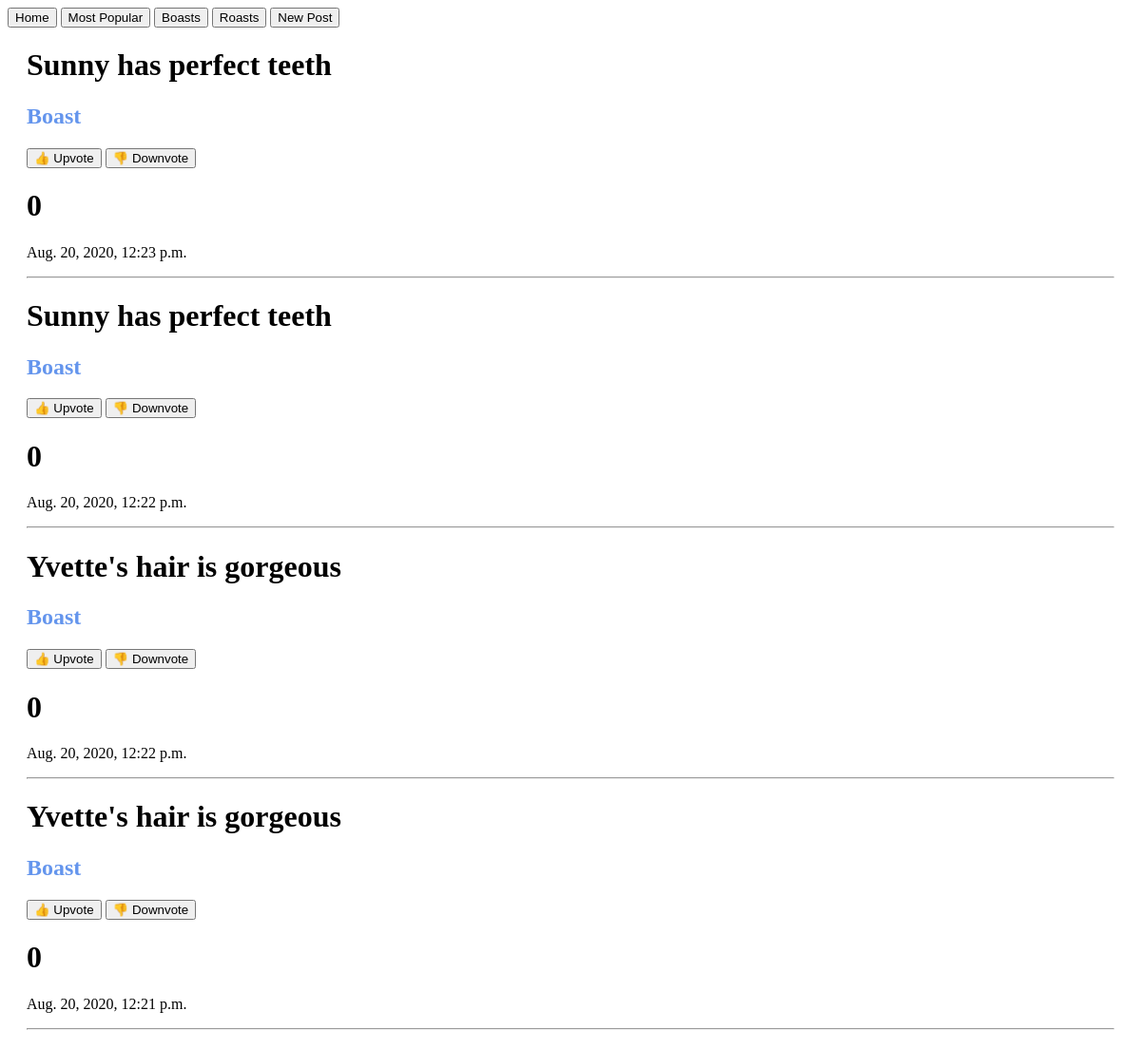
/, run on an earlier commit of the app's database.
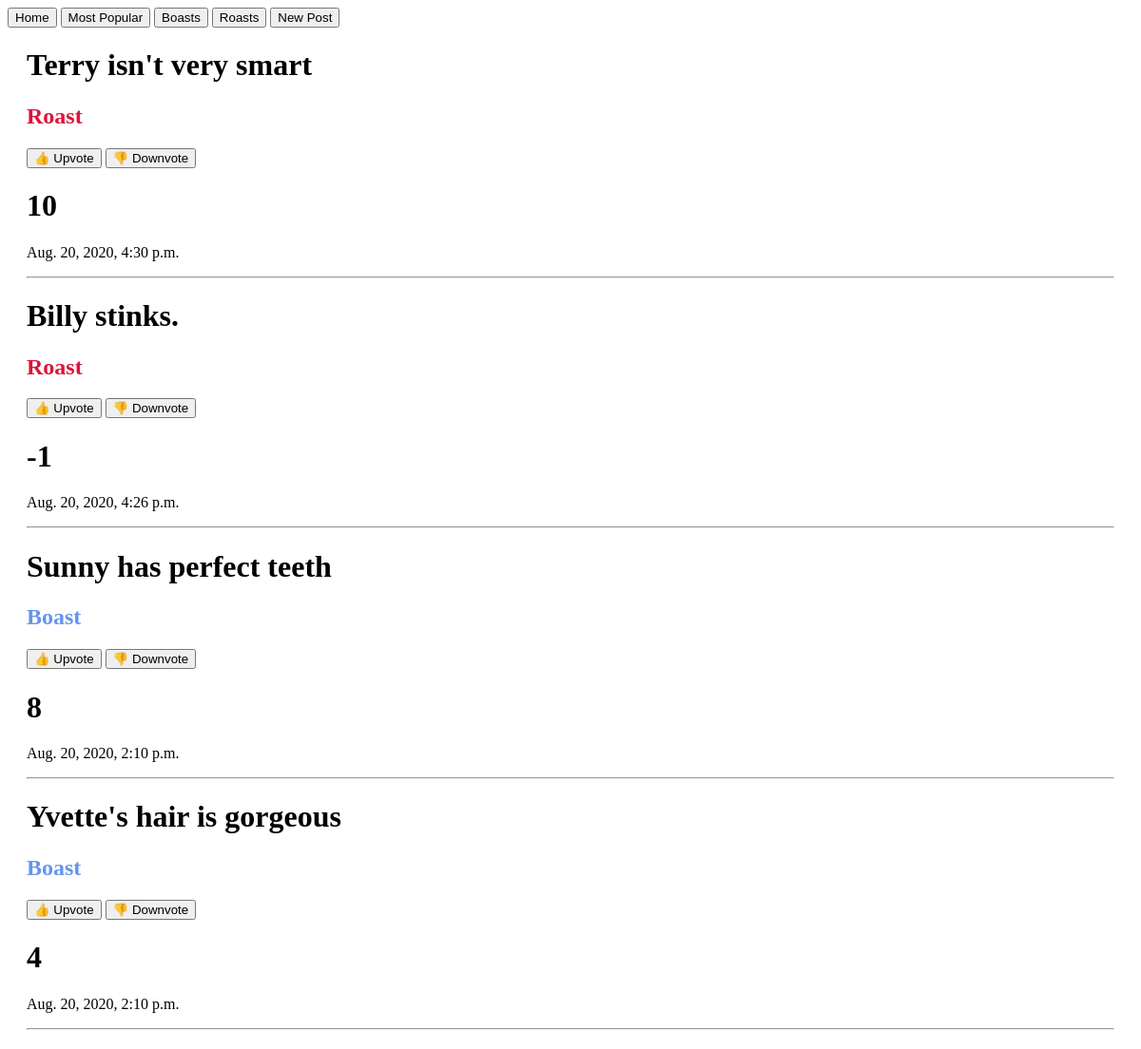
And on a later commit of the database.
### ghostpost_app/models.py (models this page shows, shortened)
class Post(models.Model):
    BOOL_CHOICES = ((True, 'Boast'), (False, 'Roast'))
    is_boast = models.BooleanField(choices=BOOL_CHOICES)
    content = models.CharField(max_length=250)
    upvotes = models.IntegerField(default=0)
    downvotes = models.IntegerField(default=0)
    date = models.DateTimeField(default=timezone.now,
                                blank=True,
                                null=True
                                )
    @property
    def score(self):
        score = 0
        score += self.upvotes
        score -= self.downvotes
        return score

### ghostpost_app/views.py (the view)
# urls.py: path('', home_view, name="homepage"),
def home_view(request):
    posts = Post.objects.all().order_by('-date')
    return render(request, 'homepage.html', {'posts': posts})

### templates/homepage.html (shortened to what this page needs)
<!DOCTYPE html>
<html lang="en">
<head>
</head>
<body>
    <header>
        <a href="/"><button>Home</button></a>
        <a href="/popular"><button>Most Popular</button></a>
        <a href="/boasts"><button>Boasts</button></a>
        <a href="/roasts"><button>Roasts</button></a>
        <a href="/new"><button>New Post</button></a>
    </header>
    <div class="body">
        {% for post in posts %}
            <div class="post">
                <h1>{{ post.content }}</h1>
                {% if post.is_boast %}
                    <h2 style="color: cornflowerblue">Boast</h2>
                {% else %}
                    <h2 style="color: crimson">Roast</h2>
                {% endif %}
            <div>
                <a href="/upvote/{{ post.id }}"><button>👍 Upvote</button></a>
                <a href="/downvote/{{ post.id }}"><button>👎 Downvote</button></a>
            </div>
                <h1>{{ post.score }}</h1>
                <p>{{ post.date }}</p>
                <hr/>
            </div>
        {% endfor %}
    </div>
</body>
</html>

What changed in the data, as far as the page shows it:
removed Post: content "Sunny has perfect teeth", is_boast "Boast", score "0", date "Aug. 20, 2020, 12:23 p.m."
removed Post: content "Sunny has perfect teeth", is_boast "Boast", score "0", date "Aug. 20, 2020, 12:22 p.m."
removed Post: content "Yvette's hair is gorgeous", is_boast "Boast", score "0", date "Aug. 20, 2020, 12:22 p.m."
added Post: content "Terry isn't very smart", is_boast "Roast", score "10", date "Aug. 20, 2020, 4:30 p.m."
added Post: content "Billy stinks.", is_boast "Roast", score "-1", date "Aug. 20, 2020, 4:26 p.m."
added Post: content "Sunny has perfect teeth", is_boast "Boast", score "8", date "Aug. 20, 2020, 2:10 p.m."
changed Post "Yvette's hair is gorgeous": score "0" → "4"; date "Aug. 20, 2020, 12:21 p.m." → "Aug. 20, 2020, 2:10 p.m."
